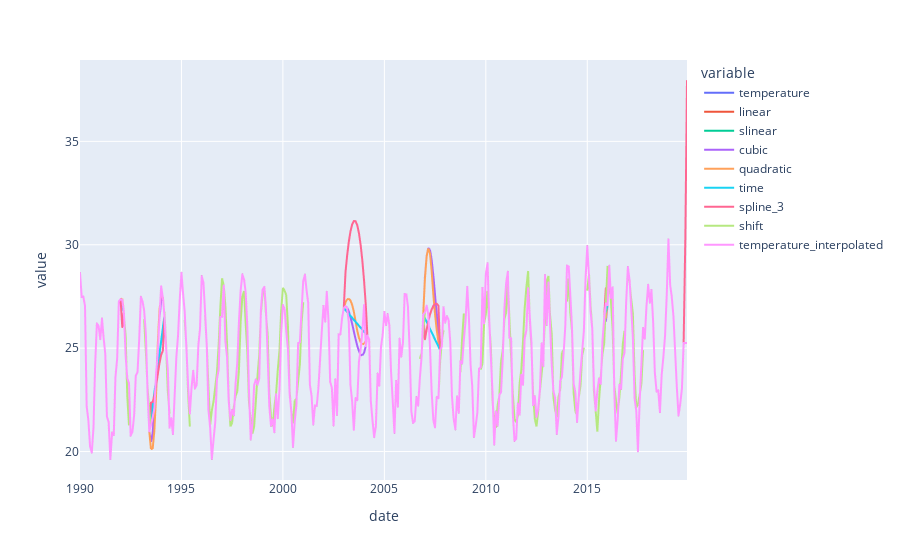

Notebook source saved alongside this figure:
### Markdown cell above
Above interpolation methods work well for shorter time gaps, however, having a longer period without any value in a year (like in 2003 and 2007) they are inadequate to generate accurate inputations.
Therefore I'm going to calculate the avg. of before/after 1 and 2 years values and for longer period I will use these avg. values. For shorter periods (where there is no acg. calculated) I will apply results of cubic interpolations. For the last two months of the dataset I apply a simple time interpolation (i.e. use the same values as the last observation). This is a simplification, however, does not have any nagative impact on forecasting values for August, Seprember and October 2019.

### Code cell
# Calculate av. of before/after 1 and 2 years
weather_interpolations['shift'] =  (weather_interpolations.temperature.shift(12) + weather_interpolations.temperature.shift(24) + weather_interpolations.temperature.shift(-12) + + weather_interpolations.temperature.shift(-24))/4

# Calculate interpolations based on avg. values for before/sfter 1/2 years for longer periods and cubic interpolation method for shorter periods
weather_interpolations['temperature_interpolated'] = weather_interpolations['temperature'].fillna(weather_interpolations['shift'].fillna(weather_interpolations['cubic']).fillna(weather_interpolations['time']))
# Visualize interpolations and calculated shift
weather_interpolations_melt = weather_interpolations.reset_index().melt(id_vars='date', value_vars=['temperature',
                                                                                                    'linear',
                                                                                                    'slinear',
                                                                                                    'cubic',
                                                                                                    'quadratic',
                                                                                                    'time',
                                                                                                    'spline_3',
                                                                                                    'shift',
                                                                                                    'temperature_interpolated'])

px.line(weather_interpolations_melt, x='date' , y='value' , color='variable')

### Figure 1 — Plotly figure (JSON) as saved in the notebook; plotly's stock layout.template omitted (floating-point values rounded to 4 significant figures; data arrays with more than 128 entries replaced by an {"elided": "..."} marker saying what was removed)
{"data": [{"hovertemplate": "variable=temperature<br>date=%{x}<br>value=%{y}<extra></extra>", "legendgroup": "temperature", "line": {"color": "#636efa", "dash": "solid"}, "mode": "lines", "name": "temperature", "showlegend": true, "type": "scattergl", "x": {"elided": "360 str values"}, "xaxis": "x", "y": {"elided": "360 float values"}, "yaxis": "y"}, {"hovertemplate": "variable=linear<br>date=%{x}<br>value=%{y}<extra></extra>", "legendgroup": "linear", "line": {"color": "#EF553B", "dash": "solid"}, "mode": "lines", "name": "linear", "showlegend": true, "type": "scattergl", "x": {"elided": "360 str values"}, "xaxis": "x", "y": {"elided": "360 float values"}, "yaxis": "y"}, {"hovertemplate": "variable=slinear<br>date=%{x}<br>value=%{y}<extra></extra>", "legendgroup": "slinear", "line": {"color": "#00cc96", "dash": "solid"}, "mode": "lines", "name": "slinear", "showlegend": true, "type": "scattergl", "x": {"elided": "360 str values"}, "xaxis": "x", "y": {"elided": "360 float values"}, "yaxis": "y"}, {"hovertemplate": "variable=cubic<br>date=%{x}<br>value=%{y}<extra></extra>", "legendgroup": "cubic", "line": {"color": "#ab63fa", "dash": "solid"}, "mode": "lines", "name": "cubic", "showlegend": true, "type": "scattergl", "x": {"elided": "360 str values"}, "xaxis": "x", "y": {"elided": "360 float values"}, "yaxis": "y"}, {"hovertemplate": "variable=quadratic<br>date=%{x}<br>value=%{y}<extra></extra>", "legendgroup": "quadratic", "line": {"color": "#FFA15A", "dash": "solid"}, "mode": "lines", "name": "quadratic", "showlegend": true, "type": "scattergl", "x": {"elided": "360 str values"}, "xaxis": "x", "y": {"elided": "360 float values"}, "yaxis": "y"}, {"hovertemplate": "variable=time<br>date=%{x}<br>value=%{y}<extra></extra>", "legendgroup": "time", "line": {"color": "#19d3f3", "dash": "solid"}, "mode": "lines", "name": "time", "showlegend": true, "type": "scattergl", "x": {"elided": "360 str values"}, "xaxis": "x", "y": {"elided": "360 float values"}, "yaxis": "y"}, {"hovertemplate": "variable=spline_3<br>date=%{x}<br>value=%{y}<extra></extra>", "legendgroup": "spline_3", "line": {"color": "#FF6692", "dash": "solid"}, "mode": "lines", "name": "spline_3", "showlegend": true, "type": "scattergl", "x": {"elided": "360 str values"}, "xaxis": "x", "y": {"elided": "360 float values"}, "yaxis": "y"}, {"hovertemplate": "variable=shift<br>date=%{x}<br>value=%{y}<extra></extra>", "legendgroup": "shift", "line": {"color": "#B6E880", "dash": "solid"}, "mode": "lines", "name": "shift", "showlegend": true, "type": "scattergl", "x": {"elided": "360 str values"}, "xaxis": "x", "y": {"elided": "360 float values"}, "yaxis": "y"}, {"hovertemplate": "variable=temperature_interpolated<br>date=%{x}<br>value=%{y}<extra></extra>", "legendgroup": "temperature_interpolated", "line": {"color": "#FF97FF", "dash": "solid"}, "mode": "lines", "name": "temperature_interpolated", "showlegend": true, "type": "scattergl", "x": {"elided": "360 str values"}, "xaxis": "x", "y": {"elided": "360 float values"}, "yaxis": "y"}], "layout": {"legend": {"title": {"text": "variable"}, "tracegroupgap": 0}, "margin": {"t": 60}, "xaxis": {"anchor": "y", "domain": [0, 1], "title": {"text": "date"}}, "yaxis": {"anchor": "x", "domain": [0, 1], "title": {"text": "value"}}}}
